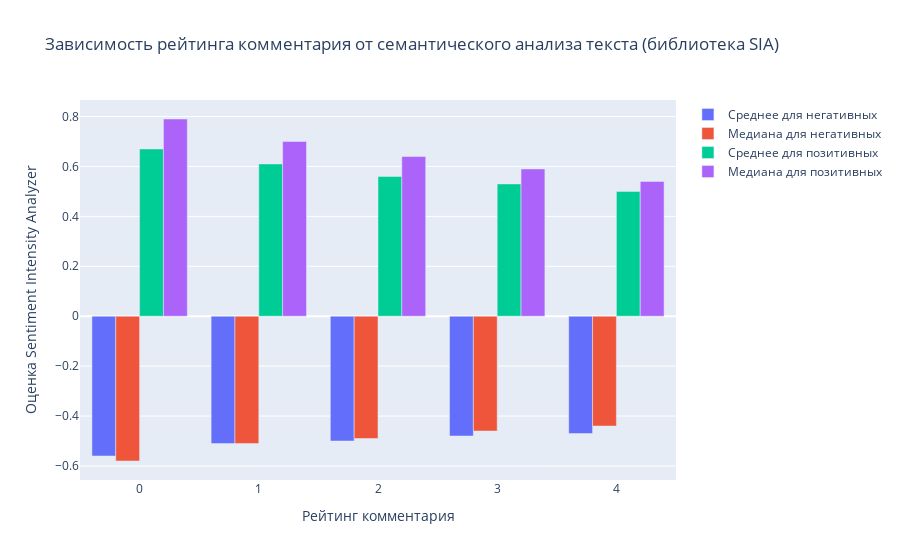

Notebook code cell kept with this figure:
### Code cell
sia_plot = go.Figure()

# для среднего
sia_plot.add_trace(go.Bar(
   x=sia_neg_df['score'],
   y=sia_neg_df['mean'],
   name='Среднее для негативных')
)

sia_plot.add_trace(go.Bar(
   x=sia_neg_df['score'],
   y=sia_neg_df['median'],
   name='Медиана для негативных')
)

# для медианы
sia_plot.add_trace(go.Bar(
   x=sia_pos_df['score'],
   y=sia_pos_df['mean'],
   name='Среднее для позитивных')
)
sia_plot.add_trace(go.Bar(
   x=sia_pos_df['score'],
   y=sia_pos_df['median'],
   name='Медиана для позитивных')
)

sia_plot.update_layout(
   title='Зависимость рейтинга комментария от семантического анализа текста (библиотека SIA)',
   xaxis_title='Рейтинг комментария',
   yaxis_title='Оценка Sentiment Intensity Analyzer'
)

### Figure 1 — Plotly figure (JSON) as saved in the notebook; plotly's stock layout.template omitted (floating-point values rounded to 4 significant figures)
{"data": [{"name": "Среднее для негативных", "type": "bar", "x": [0, 1, 2, 3, 4], "y": [-0.56, -0.51, -0.5, -0.48, -0.47]}, {"name": "Медиана для негативных", "type": "bar", "x": [0, 1, 2, 3, 4], "y": [-0.58, -0.51, -0.49, -0.46, -0.44]}, {"name": "Среднее для позитивных", "type": "bar", "x": [0, 1, 2, 3, 4], "y": [0.67, 0.61, 0.56, 0.53, 0.5]}, {"name": "Медиана для позитивных", "type": "bar", "x": [0, 1, 2, 3, 4], "y": [0.79, 0.7, 0.64, 0.59, 0.54]}], "layout": {"title": {"text": "Зависимость рейтинга комментария от семантического анализа текста (библиотека SIA)"}, "xaxis": {"title": {"text": "Рейтинг комментария"}}, "yaxis": {"title": {"text": "Оценка Sentiment Intensity Analyzer"}}}}
